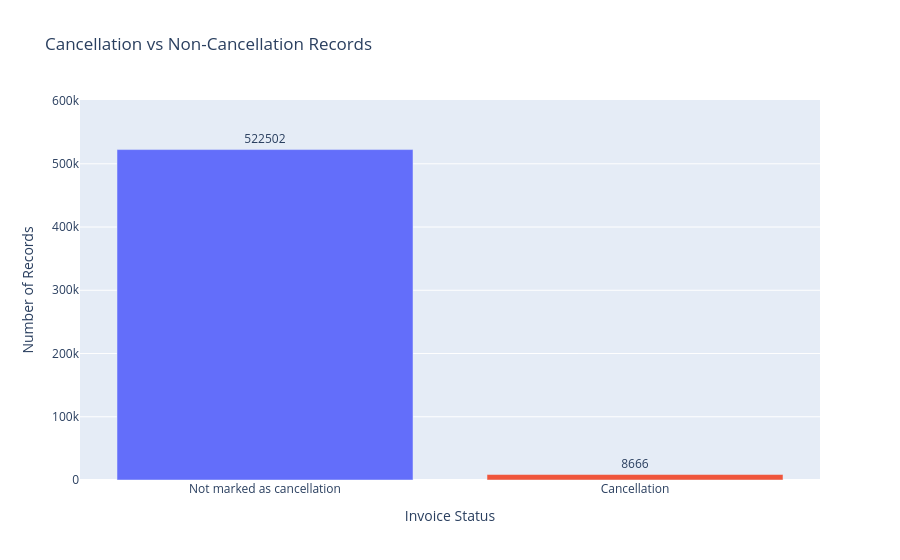

Notebook source saved alongside this figure:
### Code cell
# plotting the interactive cancellation chart
fig = px.bar(cancellation_counts, x="Status", y="Records", color="Status", text="Records", title="Cancellation vs Non-Cancellation Records", 
    labels={"Status": "Invoice Status", "Records": "Number of Records"})
fig.update_traces(textposition="outside")
fig.update_layout(showlegend=False)
fig.update_yaxes(range=[0, cancellation_counts["Records"].max() * 1.15])
fig.show()

### Figure 1 — Plotly figure (JSON) as saved in the notebook; plotly's stock layout.template omitted (floating-point values rounded to 4 significant figures)
{"data": [{"hovertemplate": "Invoice Status=%{x}<br>Number of Records=%{text}<extra></extra>", "legendgroup": "Not marked as cancellation", "marker": {"color": "#636efa", "pattern": {"shape": ""}}, "name": "Not marked as cancellation", "orientation": "v", "showlegend": true, "text": [522500.0], "textposition": "outside", "type": "bar", "x": ["Not marked as cancellation"], "xaxis": "x", "y": [522502], "yaxis": "y"}, {"hovertemplate": "Invoice Status=%{x}<br>Number of Records=%{text}<extra></extra>", "legendgroup": "Cancellation", "marker": {"color": "#EF553B", "pattern": {"shape": ""}}, "name": "Cancellation", "orientation": "v", "showlegend": true, "text": [8666.0], "textposition": "outside", "type": "bar", "x": ["Cancellation"], "xaxis": "x", "y": [8666], "yaxis": "y"}], "layout": {"barmode": "relative", "legend": {"title": {"text": "Invoice Status"}, "tracegroupgap": 0}, "showlegend": false, "title": {"text": "Cancellation vs Non-Cancellation Records"}, "xaxis": {"anchor": "y", "categoryarray": ["Not marked as cancellation", "Cancellation"], "categoryorder": "array", "domain": [0, 1], "title": {"text": "Invoice Status"}}, "yaxis": {"anchor": "x", "domain": [0, 1], "range": [0, 600900.0], "title": {"text": "Number of Records"}}}}
